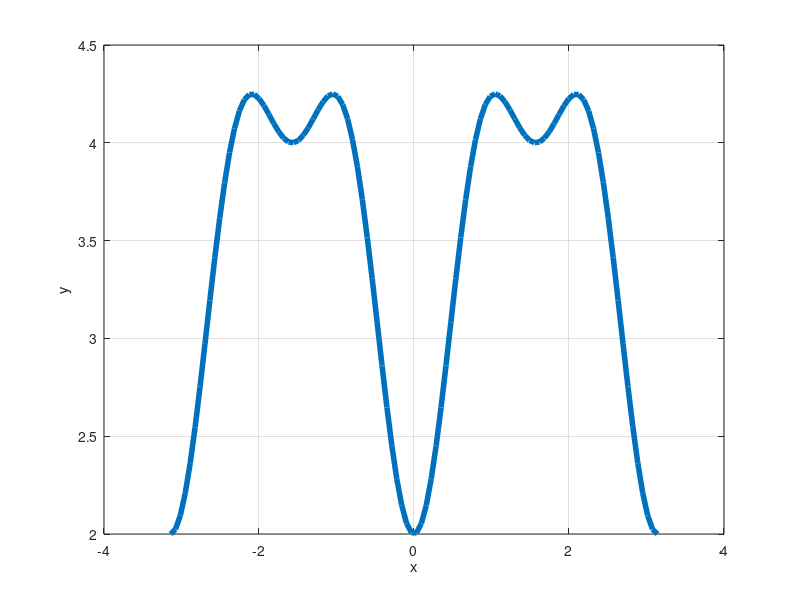

Reproduce this figure in MATLAB.
clear;
close;
clc;

x = linspace(-pi,pi,100);
y = 4 + 1/2*sin(2*x).^2 -2*cos(x).^4;
plot(x,y,'LineWidth',4);
xlabel('x');
ylabel('y');
grid

print ('ee16b1014.eps', '-color')
